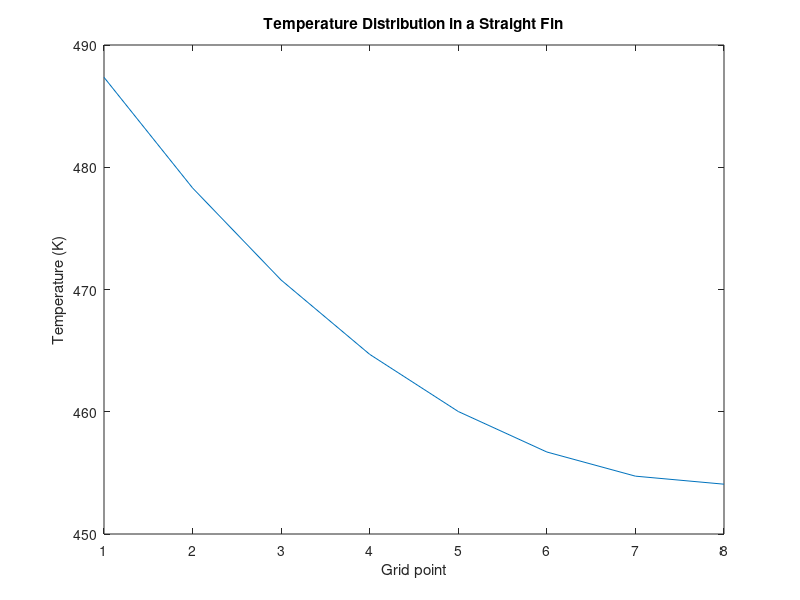

Recreate this plot in MATLAB.
% Temperature Distribution in a Straight Fin using FDM
% Author: Ansh Saxena, Indian Institute of Technology, Patna

% Parameters
L = 4e-2; % Length of the fin (m)
P = 40.4e-2; % Perimeter of the fin (m)
Ac = 4e-4; % Cross section area of the fin (m2)
Tb = (225 + 273); % Base temperature (K)
Ta = (25 + 273); % Ambient temperature (K)
k = 45; % Conductivity of fin material (W/m-K)
h = 15; % Heat transfer coefficient (W/m2-K)

del_x = 0.5e-2; % Distance between two grid points (delta_x)

A = (h*P*(del_x)^2)/(k*Ac);

% Total 9 grid points, including 2 end points

% Equations
% Grid point 2: -(2+A)*T2 + T3 = -A*Ta - Tb
% Grid point 3: T2 -(2+A)*T3 + T4 = -A*Ta
% Grid point 4: T3 -(2+A)*T4 + T5 = -A*Ta
% Grid point 5: T4 -(2+A)*T5 + T6 = -A*Ta
% Grid point 6: T5 -(2+A)*T6 + T7 = -A*Ta
% Grid point 7: T6 -(2+A)*T7 + T8 = -A*Ta
% Grid point 8: T7 -(2+A)*T8 + T9 = -A*Ta
% Grid point 9: 2*T8 -(2+A)*T9 = -A*Ta

% Coefficient Matrix
Mat_A = [-(2+A) 1 0 0 0 0 0 0;
    1 -(2+A) 1 0 0 0 0 0;
    0 1 -(2+A) 1 0 0 0 0;
    0 0 1 -(2+A) 1 0 0 0;
    0 0 0 1 -(2+A) 1 0 0;
    0 0 0 0 1 -(2+A) 1 0;
    0 0 0 0 0 1 -(2+A) 1;
    0 0 0 0 0 0 2 -(2+A)];

% RHS matrix
Mat_B = [-A*Ta-Tb; -A*Ta; -A*Ta; -A*Ta; -A*Ta; -A*Ta; -A*Ta; -A*Ta];

% Solving the equations
T = linsolve(Mat_A, Mat_B)

% Plotting
figure(1);
plot(T);
xlabel("Grid point")
ylabel("Temperature (K)")
title("Temperature Distribution in a Straight Fin")